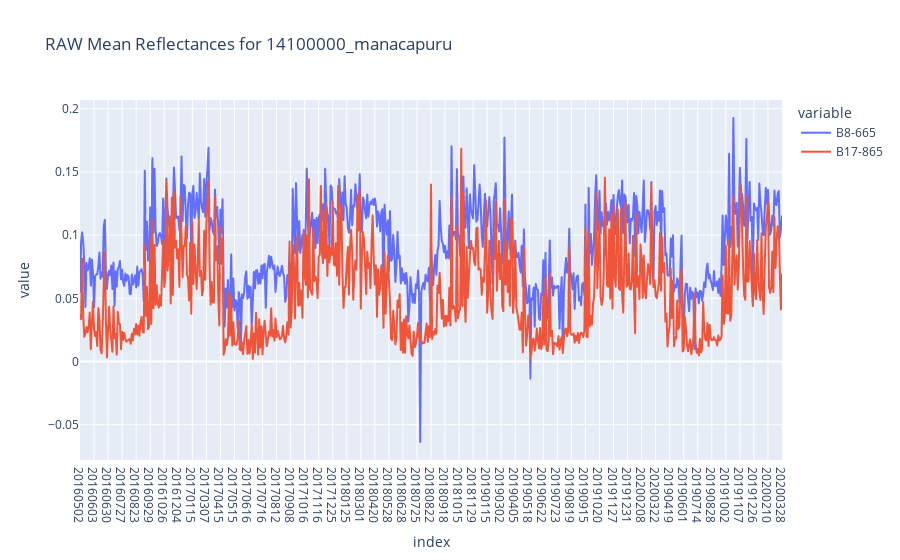

The notebook cell saved with this chart:
### Code cell
px.line(df_raw_mean, y=['B8-665','B17-865'], height=600, title="RAW Mean Reflectances for 14100000_manacapuru")

### Figure 1 — Plotly figure (JSON) as saved in the notebook; plotly's stock layout.template omitted (floating-point values rounded to 4 significant figures; data arrays with more than 128 entries replaced by an {"elided": "..."} marker saying what was removed)
{"data": [{"hovertemplate": "variable=B8-665<br>index=%{x}<br>value=%{y}<extra></extra>", "legendgroup": "B8-665", "line": {"color": "#636efa", "dash": "solid"}, "mode": "lines", "name": "B8-665", "showlegend": true, "type": "scattergl", "visible": true, "x": {"elided": "651 str values"}, "xaxis": "x", "y": {"elided": "651 float values"}, "yaxis": "y"}, {"hovertemplate": "variable=B17-865<br>index=%{x}<br>value=%{y}<extra></extra>", "legendgroup": "B17-865", "line": {"color": "#EF553B", "dash": "solid"}, "mode": "lines", "name": "B17-865", "showlegend": true, "type": "scattergl", "visible": true, "x": {"elided": "651 str values"}, "xaxis": "x", "y": {"elided": "651 float values"}, "yaxis": "y"}], "layout": {"autosize": true, "legend": {"title": {"text": "variable"}, "tracegroupgap": 0}, "title": {"text": "RAW Mean Reflectances for 14100000_manacapuru"}, "xaxis": {"anchor": "y", "autorange": true, "domain": [0, 1], "range": [0, 650], "title": {"text": "index"}, "type": "category"}, "yaxis": {"anchor": "x", "autorange": true, "domain": [0, 1], "range": [-0.07791, 0.2069], "title": {"text": "value"}, "type": "linear"}}}
